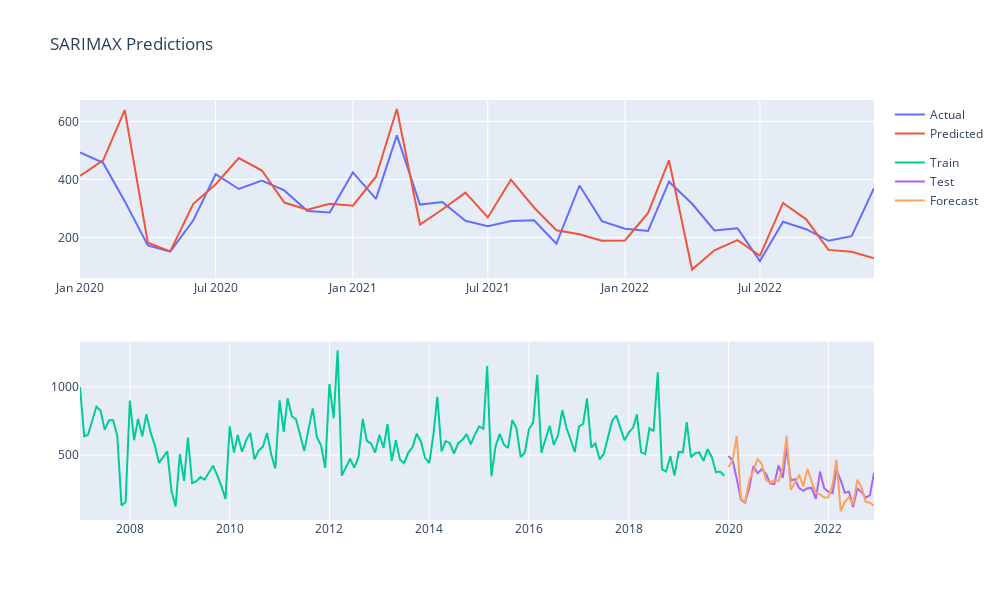

The cell this chart's notebook holds for it:
### Code cell
model_name='SARIMAX'

# Build model
model = sm.tsa.statespace.SARIMAX(train[dep_var],order=(0,1,2),seasonal_order=(0,1,1,12),exog = train[exo_var]).fit()

# Predict
predictions = model.predict(start=start, end=end, exog = test[exo_var],  dynamic=False, typ='levels')

# Forecast accuracy
forecast_accuracy(model_name, test[dep_var], predictions, True, True)
